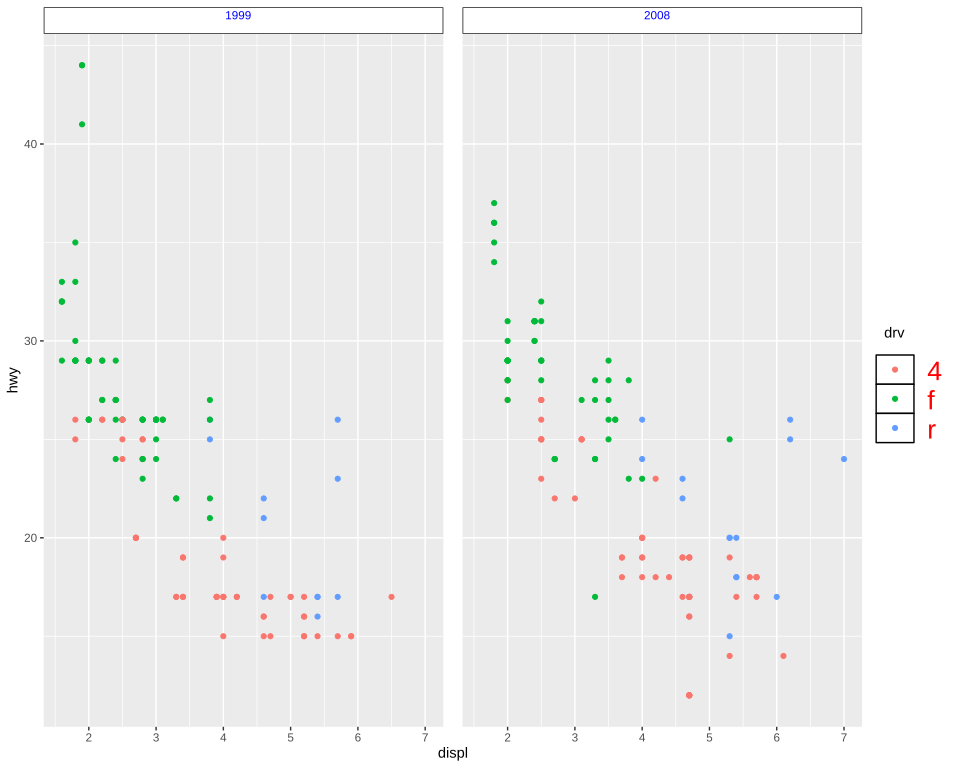

The script that drew this image:
# The plot test/golden/theme_legend.svg draws, drawn by ggplot2 itself, as ggplot2's own visual
# tests draw their snapshots: the independent check on that golden whenever it changes. The suite
# never runs this; it needs R, ggplot2 and vdiffr, saved as the Docker image giggly-r:ggplot2-4.0.3.
# From the repository's root:
#
#   docker run --rm -v "$PWD/test/golden":/golden:ro giggly-r:ggplot2-4.0.3 \
#     Rscript /golden/theme_legend.R > theme_legend.ggplot2.svg
#
# and compare the two drawings element by element, as test/golden/point.R describes.
#
# A legend and strips set through the theme, on mpg's highway mileage against engine size by drive,
# in a panel per year: strips white with a black border and blue text with a margin on three of its
# sides, panels a line of text apart, keys a centimetre wide on white with a black border, labels
# 20 points and red, taller than their keys, with margins on every side, the title with margins on
# every side, the legend's margin a different width on each side, and the legends 3 mm from the
# panels.
#
# First checked with ggplot2 4.0.3 and vdiffr 1.0.9: every element and clip path matches but
# svglite's around the whole drawing, and the one departure is test/golden/point.R's, the x axis
# drawn before the y.

library(ggplot2)

plot <- ggplot(mpg, aes(displ, hwy, colour = drv)) +
  geom_point() +
  facet_wrap(~year) +
  theme_gray() +
  theme(
    strip.background = element_rect(colour = "black", fill = "white"),
    strip.text = element_text(colour = "blue", margin = margin(t = 2, r = 8, b = 10, l = 0)),
    panel.spacing = unit(1, "lines"),
    legend.key = element_rect(fill = "white", colour = "black"),
    legend.text = element_text(
      size = 20, colour = "red", margin = margin(t = 3, r = 4, b = 1, l = 10)
    ),
    legend.title = element_text(margin = margin(t = 2, r = 30, b = 12, l = 6)),
    legend.key.width = unit(1, "cm"),
    legend.margin = margin(10, 4, 6, 2),
    legend.box.spacing = unit(3, "mm")
  )

file <- tempfile(fileext = ".svg")
vdiffr::write_svg(plot, file)
cat(readLines(file), sep = "\n")
